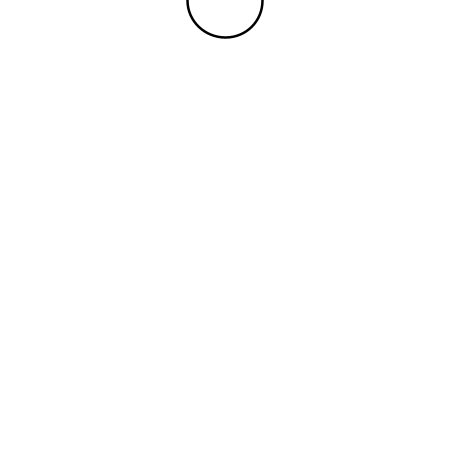
Frame 1 (no input)
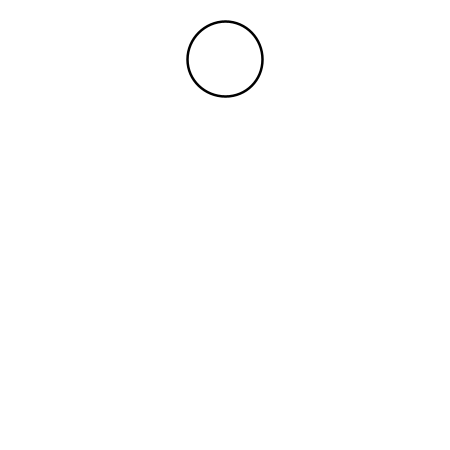
Frame 60 (the mouse pressed at the canvas centre just before this capture)
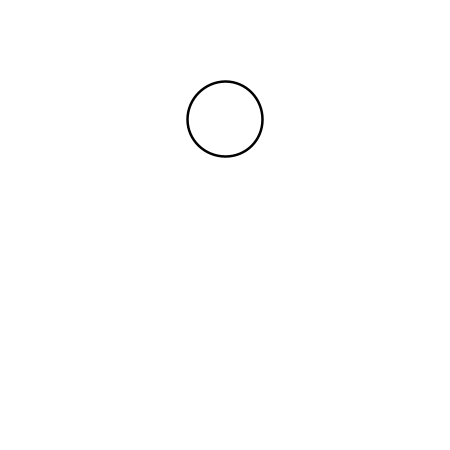
Frame 120 (the mouse held since frame 60 and released just before this capture)

The Processing sketch that drew these frames (run headless with seeded random() and noise(); from frame 60 on, the mouse is pressed at the canvas centre):

// Processing sketch: sketch_250221d
// ── sketch_250221d.pde
int x;

void setup() {
  size(450,450);
  strokeWeight(2.5);
}


void draw() {
  background(255);
  ellipse(225,x,75,75);
  x = x + 1;
  if (x>475) {
    x=0;
  }
}
